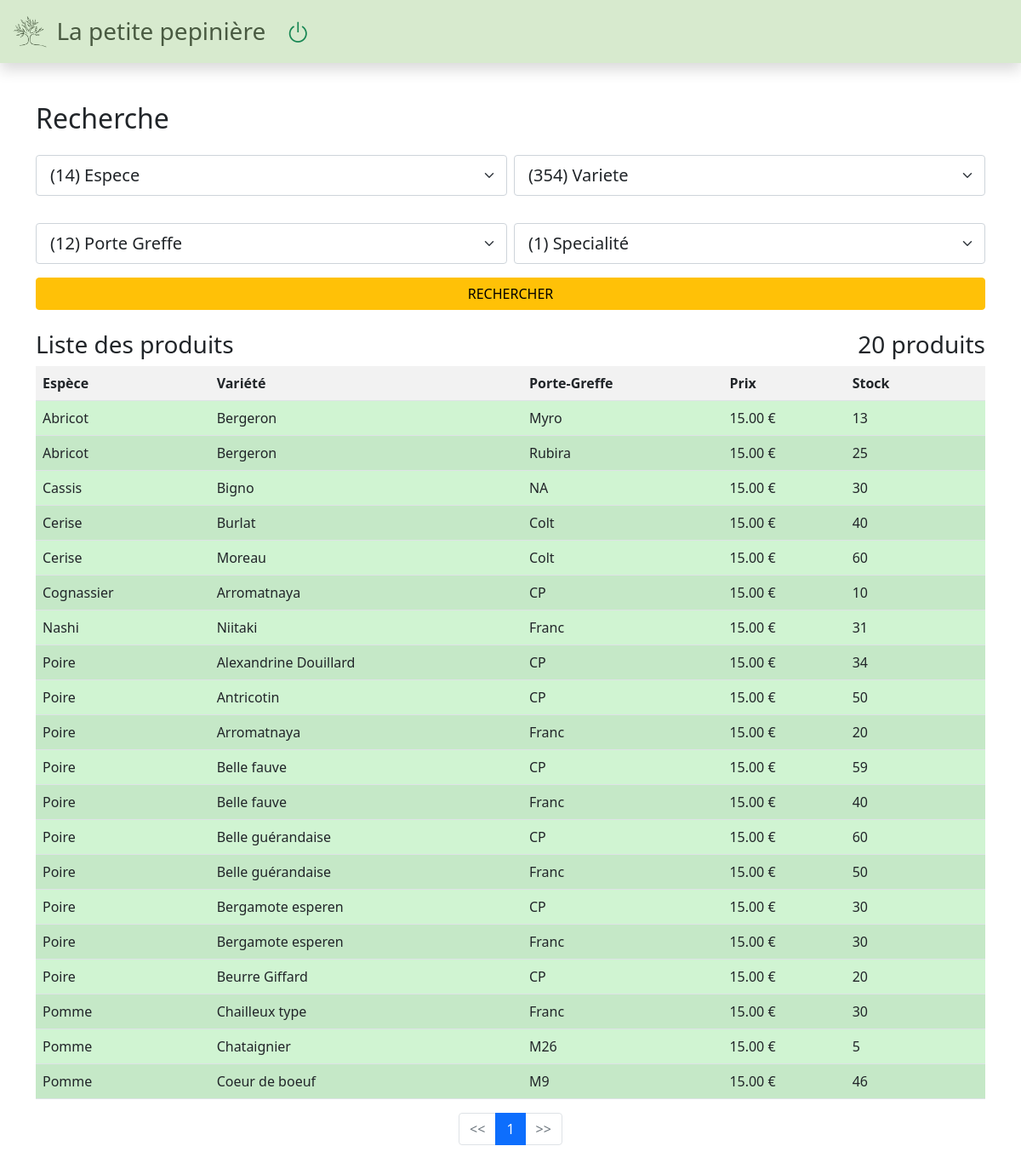
The app's page /, older data.
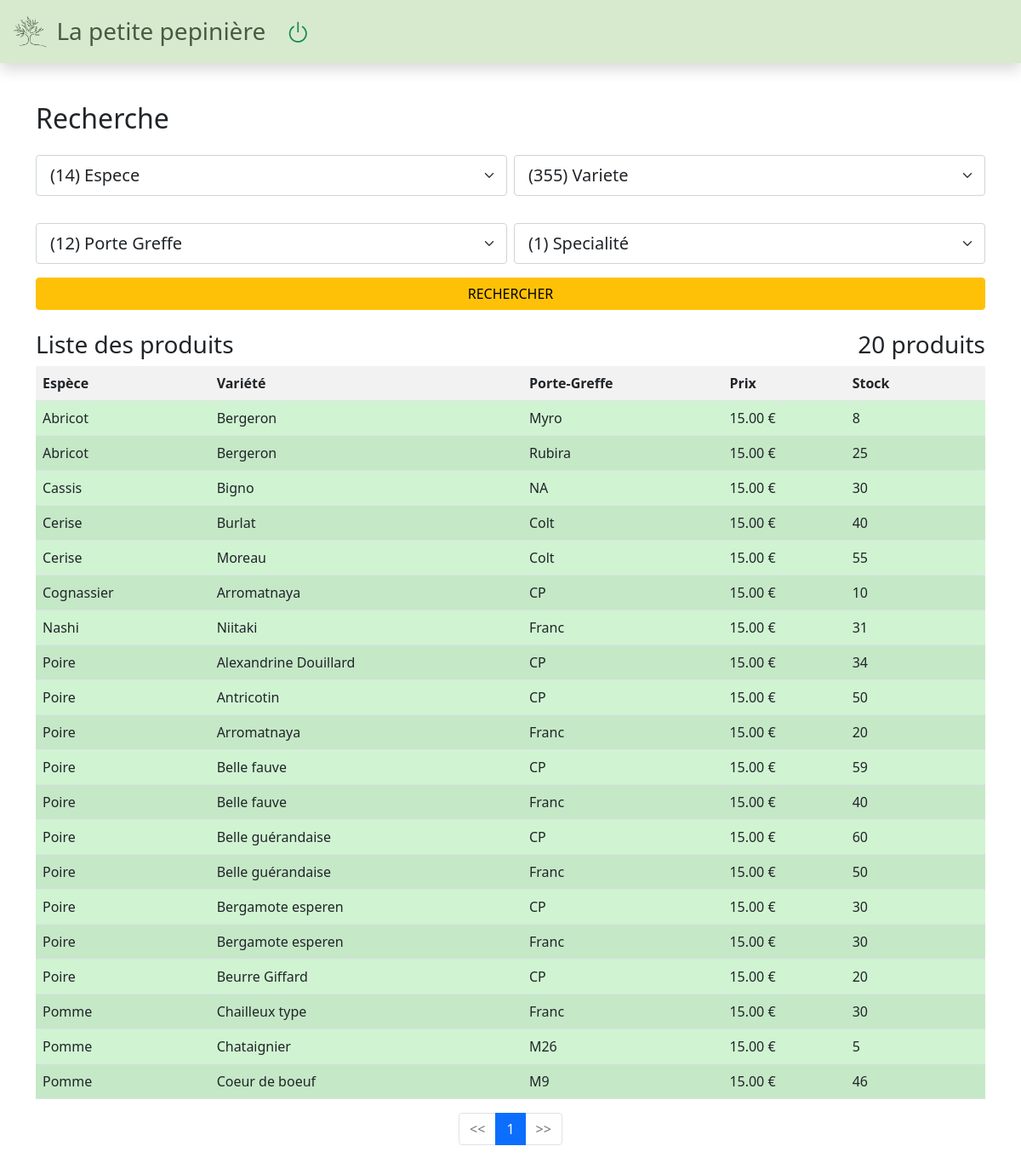
The same page, newer data.
### onlineshop/models.py (models this page shows, shortened)
class Produit(models.Model):
    objects = models.Manager()
    espece = models.ForeignKey(Espece, related_name='produits', on_delete=models.CASCADE)
    variete = models.ForeignKey(Variete, related_name='produits', on_delete=models.CASCADE)
    portegreffe = models.ForeignKey(PorteGreffe, related_name='produits', on_delete=models.CASCADE)
    spec = models.ForeignKey(Spec, related_name='produits', on_delete=models.CASCADE, blank=True, null=True)
    nom = models.CharField(max_length=200, db_index=True)
    slug = models.SlugField(max_length=200, db_index=True)
    description = models.TextField(blank=True)
    prix = models.DecimalField(max_digits=10, decimal_places=2, default=15.00)
    stock = models.IntegerField(default=0)
    stock_bis = models.IntegerField(default=0)
    available = models.BooleanField(default=True)
    class Meta:
        ordering = ('nom',)
        index_together = (('id', 'slug'),)
        verbose_name = 'produit'
        verbose_name_plural = 'produits'

class Espece(models.Model):
    objects = models.Manager()
    nom = models.CharField(max_length=200, db_index=True)
    slug = models.SlugField(max_length=200, unique=True)
    class Meta:
        ordering = ('nom',)
        verbose_name = 'espece'
        verbose_name_plural = 'especes'
    def __str__(self):
        return self.nom

class Variete(models.Model):
    objects = models.Manager()
    nom = models.CharField(max_length=200, db_index=True)
    slug = models.SlugField(max_length=200, unique=True)
    class Meta:
        ordering = ('nom',)
        verbose_name = 'variete'
        verbose_name_plural = 'varietes'
    def __str__(self):
        return self.nom

class PorteGreffe(models.Model):
    objects = models.Manager()
    nom = models.CharField(max_length=200, db_index=True)
    slug = models.SlugField(max_length=200, unique=True)
    class Meta:
        ordering = ('nom',)
        verbose_name = 'porte-greffe'
        verbose_name_plural = 'porte-greffes'
    def __str__(self):
        return self.nom

### onlineshop/views.py (the view, shortened to what this page needs)
# urls.py: path('', views.produit_list, name='produit_list'),
def produit_list(request, espece_slug=None, variete_slug=None, portegreffe_slug=None, spec_slug=None):
    espece = None
    variete = None
    portegreffe = None
    spec = None
    stock_bool = True
    especes = Espece.objects.all()
    varietes = Variete.objects.all()
    portegreffes = PorteGreffe.objects.all()
    specs = Spec.objects.all()
    produits_list = Produit.objects.filter(available=True).order_by('espece', 'variete', 'portegreffe')
    if not request.user.is_authenticated:
        produits_list = produits_list.filter(stock_bis__gt=0)
    if espece_slug:
        espece = get_object_or_404(Espece, slug=espece_slug)
        produits_list = produits_list.filter(espece=espece)
    if variete_slug:
        variete = get_object_or_404(Variete, slug=variete_slug)
        produits_list = produits_list.filter(variete=variete)
    if portegreffe_slug:
        portegreffe = get_object_or_404(PorteGreffe, slug=portegreffe_slug)
        produits_list = produits_list.filter(portegreffe=portegreffe)
    if spec_slug:
        spec = get_object_or_404(Spec, slug=spec_slug)
        produits_list = produits_list.filter(spec=spec)
    if stock_bool:
        produits_list = produits_list.filter(stock_bis__gt=0)
    paginator = Paginator(produits_list, 50)
    page = request.GET.get('page')
    try:
        produits = paginator.page(page)
    except PageNotAnInteger:
        produits = paginator.page(1)
    except EmptyPage:
        produits = paginator.page(paginator.num_pages)
    context = {'espece': espece,
               'especes': especes,
               'variete': variete,
               'varietes': varietes,
               'portegreffe': portegreffe,
               'portegreffes': portegreffes,
               'spec': spec,
               'specs': specs,
               'produits': produits,
               'produits_list': produits_list,
               'stock_bool': stock_bool,
               'paginate': True
               }
    return render(request, 'onlineshop/list.html', context)

### pepiniere/templates/onlineshop/list.html (shortened to what the changed rows need)
{% extends 'onlineshop/base.html' %}
{% load static %}
{% block content %}
{% include 'onlineshop/searchb.html' %}
<div class="centered">
    <table class="table table-striped border-collapse">
    <tr>
        <th scope="col">Espèce</th>
        <th scope="col">Variété</th>
        <th scope="col">Porte-Greffe</th>
        <th scope="col">Prix</th>
        <th scope="col">Stock</th>
        <th scope="col-3">&nbsp;</th>
    </tr>
    {% for produit in produits %}
        {% if produit.stock_bis > 0 or request.user.is_authenticated %}
        <tr class="align-middle" {% if produit.stock_bis > 0 %} style="background:#D0F4D2;" {% endif %}>
            <td class="align-middle">{{ produit.espece }}</td>
            <td class="align-middle">{{ produit.variete }}</td>
            <td class="align-middle">{{ produit.portegreffe }}</td>
            <td class="align-middle">{{ produit.prix }} €</td>
            <td class="align-middle">{{ produit.stock_bis }}</td>
            {% if request.user.is_authenticated %}
                <td class="align-middle">{{ produit.stock }}</td>
                <td class="d-flex justify-content-end">
                    {% if produit.stock_bis > 0 %}
                        {% csrf_token %}
                        <input type="number" name="qte" value="1" min="1" max="{{ produit.stock_bis }}" required="" id="id-qte-{{ produit.id}}" class="form-control w-80" width="80" style="width:80px;">
                        <button type="submit" value="Ajouter au panier" class="btn btn-warning" id="cart-{{ produit.id }}"><i class="bi-cart-plus"></i></button>
                        <input type="hidden" value="{{ produit.id }}" name="produit_id" id="produit_id" />
                        <button type="submit" value="Ajouter à une commande" class="btn btn-success" id="order-{{ produit.id }}" data-bs-toggle="modal" data-bs-target="#modalSearchOrder" data-bs-whatever="@mdo"><i class="bi-bag-plus"></i></button>
                    {% else %}
                        {% csrf_token %}
                        <input type="number" name="qte" disabled value="0" class="form-control w-80" width="80" style="width:80px;">
                        <button disabled type="submit" value="Ajouter au panier" class="btn btn-warning"><i class="bi-cart-plus"></i></button>
                        <button disabled type="submit" value="Ajouter à une commande" class="btn btn-success"><i class="bi-bag-plus"></i></button>
                    {% endif %}
                    <a href="{{ produit.get_absolute_url }}" class="btn btn-primary"><i class="bi bi-info-circle"></i></a>
                </td>
                <script>
                    document.querySelector("#order-{{ produit.id }}").addEventListener("click", event => {
                        document.querySelector("#produit-id").value = {{ produit.id }};
                    });
                    document.querySelector("#cart-{{ produit.id }}").addEventListener("click", event => {
                        let formData = new FormData();
                        let csrfTokenValue = document.querySelector('[name=csrfmiddlewaretoken]').value;
                        formData.append('qte', document.querySelector("#id-qte-{{ produit.id }}").value);
                        const request = new Request('/cart/add/{{ produit.id }}', {
                            method: 'POST',
                            body: formData,
                            headers: {'X-CSRFToken': csrfTokenValue}
                        });
                        fetch(request)
                            .then(response => response.json())
                                .then(result => {
                                    document.querySelector('#lblCartCount').innerHTML = result['total'];
                                    //document.querySelector('#lblCartCount').style.display = "block";
                                    document.querySelector("#cartLink").href = "/cart/";
                                    document.querySelector('#toastAjax').style.display = "block";
                                    document.querySelector('#textErrorMessageAjax').innerHTML = result['message'];
                                    document.querySelector('#errorMessageAjax').style.display = "block";
                                    let y =  window.scrollY;
                                    console.log(y)
                                    document.querySelector('#toastPlacementAjax').setAttribute('style', 'z-index:100; top:' + y + 'px !important');
                                    $('#errorMessageAjax').addClass('show');
                                    $('#errorMessageAjax').removeClass('hide');
                                    function hideMsg () {
                                        $('#errorMessageAjax').fadeOut();
                                        $('#erroMessageAjax').removeClass('show');
                                        $('#errorMessageAjax').addClass('hide');
                                    }
                                    setTimeout(hideMsg,3000);
                                })
                    })
                </script>
            {% else %}
            <td class="d-flex justify-content-end">&nbsp;</td>
            {% endif %}
        </tr>
        {% endif %}
    {% endfor %}
    </table>
</div>
{% endblock %}

Row changes from the older to the newer data that the page shows:
changed Produit "Myro": stock_bis "13" → "8"
changed Produit "Moreau": stock_bis "60" → "55"
Text that changed along with them:
form field variete: "(354) Variete" → "(355) Variete"
